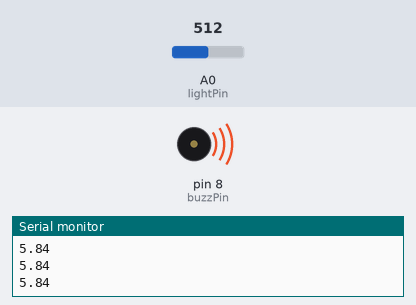
Bench run of a sketch on a simulated Arduino Uno, built with avr-gcc and run on an emulated ATmega328P. On the bench: buzzer (waves = sounding), the last lines printed to the serial monitor. Inputs (shaded band) come from the test bench; at power-on: A0 (lightPin) = 512.

Above: at 1.2 s.
1.3 s: A0 (lightPin) set to 180
At 1.8 s:
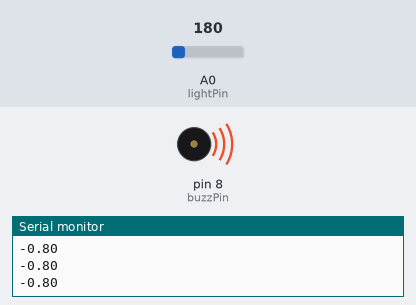
2.8 s: A0 (lightPin) set to 153
At 4.4 s:
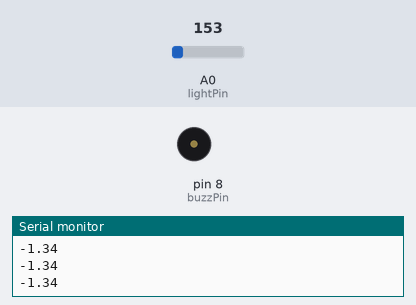
4.7 s: A0 (lightPin) set to 306
At 6.0 s:
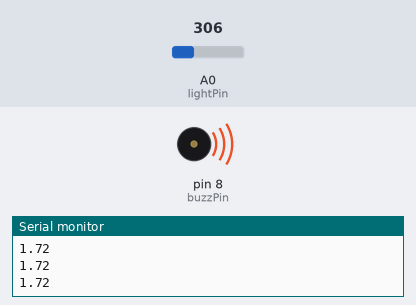
Timing chart, 0 to 7.7 s (numbered marks = the images above; inputs shaded):
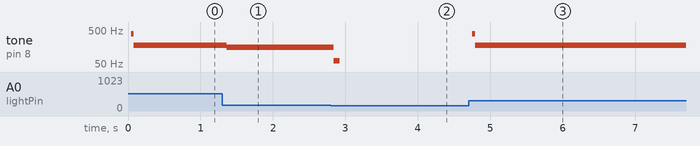

The sketch:

sketch_17_resistenciaDeLuz_BuzzerPasivo.ino
```cpp
int lightVal;
float delayTime;
int lightPin = A0;
int buzzPin = 8;

void setup() {
  Serial.begin(9600);
  pinMode(buzzPin, OUTPUT);
  pinMode(lightPin, INPUT);

}

void loop() {
  lightVal = analogRead(lightPin);
  delayTime = (9./450.)*(lightVal-270.)+1;
  Serial.println(delayTime);

  //Sonido del buzzer Pasivo
  digitalWrite(buzzPin, HIGH);
  delayMicroseconds(delayTime);
  digitalWrite(buzzPin, LOW);
  delayMicroseconds(delayTime);
}
```

Measured:
- the behaviour switches between 171 and 170 on A0 (lightPin) (found by bisection; images 1 and 2)
- after the input at 1.3 s, tone on pin 8 (buzzPin): 176 Hz → 154 Hz after 0.06 s
- after the input at 2.8 s, tone on pin 8 (buzzPin): 154 Hz → 63 Hz at once, → silent 0.08 s later
- after the input at 4.7 s, tone on pin 8 (buzzPin): silent → 389 Hz after 0.05 s, → 176 Hz 0.04 s later
